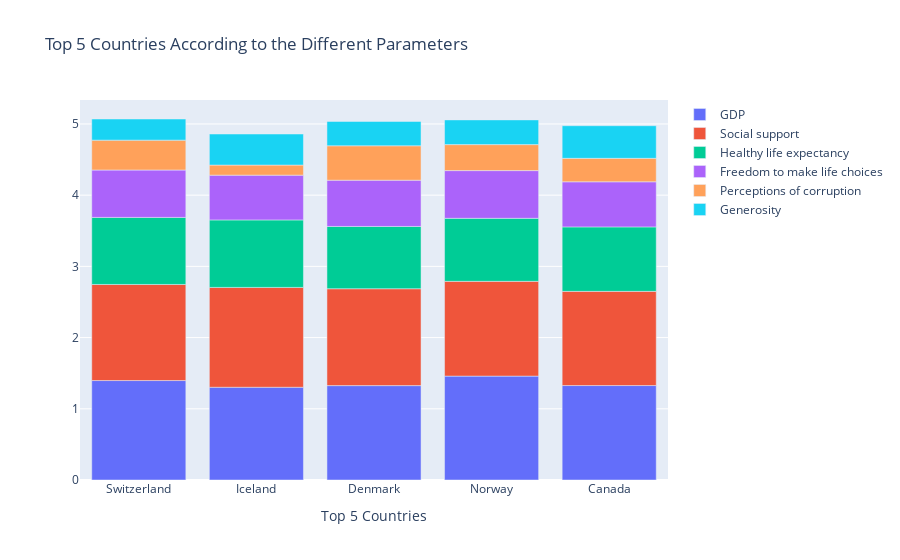

The cell this chart's notebook holds for it:
### Code cell
df2 = df = pd.concat(pd.read_excel('Happiness Dataset Cleansed.xlsx', sheet_name=None), ignore_index=True)

import plotly.graph_objs as go

df_WorldAverages = df.iloc[:5, :]


import plotly.graph_objs as go

trace1 = {
  'x': df_WorldAverages['Country or region'],
  'y': df_WorldAverages.GDP,
  'name': 'GDP',
  'type': 'bar'
};
trace2 = {
  'x': df_WorldAverages['Country or region'],
  'y': df_WorldAverages['Social support'],
  'name': 'Social support',
  'type': 'bar'
};
trace3 = {
  'x': df_WorldAverages['Country or region'],
  'y': df_WorldAverages['Healthy life expectancy'],
  'name': 'Healthy life expectancy',
  'type': 'bar'
};
trace4 = {
  'x': df_WorldAverages['Country or region'],
  'y': df_WorldAverages['Freedom to make life choices'],
  'name': 'Freedom to make life choices',
  'type': 'bar'
};
trace5 = {
  'x': df_WorldAverages['Country or region'],
  'y': df_WorldAverages['Perceptions of corruption'],
  'name': 'Perceptions of corruption',
  'type': 'bar'
};
trace6 = {
  'x': df_WorldAverages['Country or region'],
  'y': df_WorldAverages['Generosity'],
  'name': 'Generosity',
  'type': 'bar'
};
data = [trace1, trace2, trace3, trace4, trace5, trace6];
layout = {
  'xaxis': {'title': 'Top 5 Countries'},
  'barmode': 'relative',
  'title': 'Top 5 Countries According to the Different Parameters'
};

fig = go.Figure(data = data, layout = layout)
iplot(fig)

### Figure 1 — Plotly figure (JSON) as saved in the notebook; plotly's stock layout.template omitted (floating-point values rounded to 4 significant figures)
{"data": [{"name": "GDP", "type": "bar", "x": ["Switzerland", "Iceland", "Denmark", "Norway", "Canada"], "y": [1.397, 1.302, 1.325, 1.459, 1.326]}, {"name": "Social support", "type": "bar", "x": ["Switzerland", "Iceland", "Denmark", "Norway", "Canada"], "y": [1.35, 1.402, 1.361, 1.331, 1.323]}, {"name": "Healthy life expectancy", "type": "bar", "x": ["Switzerland", "Iceland", "Denmark", "Norway", "Canada"], "y": [0.9414, 0.9478, 0.8746, 0.8852, 0.9056]}, {"name": "Freedom to make life choices", "type": "bar", "x": ["Switzerland", "Iceland", "Denmark", "Norway", "Canada"], "y": [0.6656, 0.6288, 0.6494, 0.6697, 0.633]}, {"name": "Perceptions of corruption", "type": "bar", "x": ["Switzerland", "Iceland", "Denmark", "Norway", "Canada"], "y": [0.4198, 0.1414, 0.4836, 0.365, 0.3296]}, {"name": "Generosity", "type": "bar", "x": ["Switzerland", "Iceland", "Denmark", "Norway", "Canada"], "y": [0.2968, 0.4363, 0.3414, 0.347, 0.4581]}], "layout": {"barmode": "relative", "title": {"text": "Top 5 Countries According to the Different Parameters"}, "xaxis": {"title": {"text": "Top 5 Countries"}}}}
